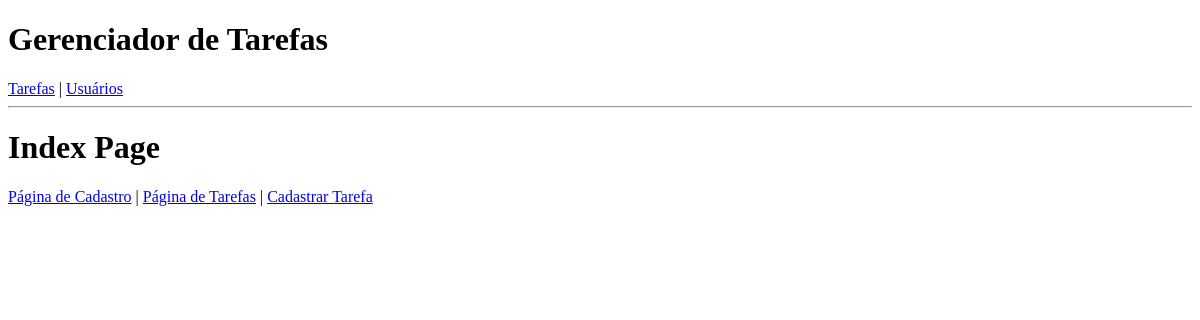
Before: / with the older database file.
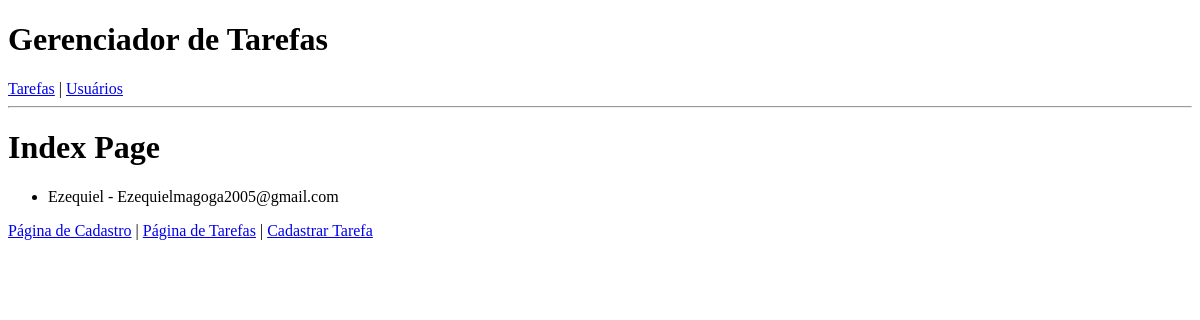
After: the same page with the newer database file.
### models/user.py (models this page shows, shortened)
class User(db.Model): # Declaração de um novo modelo/tabela: User
    __tablename__ = 'users'
    id = db.Column(db.Integer, primary_key=True) # Define uma coluna ...
    name = db.Column(db.String(100), nullable=False)
    email = db.Column(db.String(100), unique=True, nullable=False)
    tasks = relationship('Task', back_populates='user',)

### controllers/user_controller.py (the view)
    @staticmethod
    def index():
        users = User.query.all()
        return render_template('index.html', users=users)

### view/templates/index.html
{% extends "base.html" %}
{% block content %}
    <h1>Index Page</h1>
    <ul>
        {% for user in users %}
        <li>{{user.name}} - {{user.email}}</li>
        {% endfor %}
    </ul>
    <a href="{{ url_for('contact') }}">Página de Cadastro</a> |
    <a href="{{ url_for('list_tasks') }}">Página de Tarefas</a> |
    <a href="{{ url_for('create_task') }}">Cadastrar Tarefa</a>
{% endblock %}

### view/templates/base.html (shortened to what this page needs)
<!DOCTYPE html>
<html lang="pt-br">
<head>
</head>
<body>
    <h1>Gerenciador de Tarefas</h1>
    <nav>
        <a href="{{ url_for('list_tasks') }}">Tarefas</a> |
        <a href="{{ url_for('index') }}">Usuários</a>
    </nav>
    <hr>
    {% block content %}{% endblock %}
</body>
</html>

Changed rows visible on the page:
added User: name "Ezequiel", email "Ezequielmagoga2005@gmail.com"
